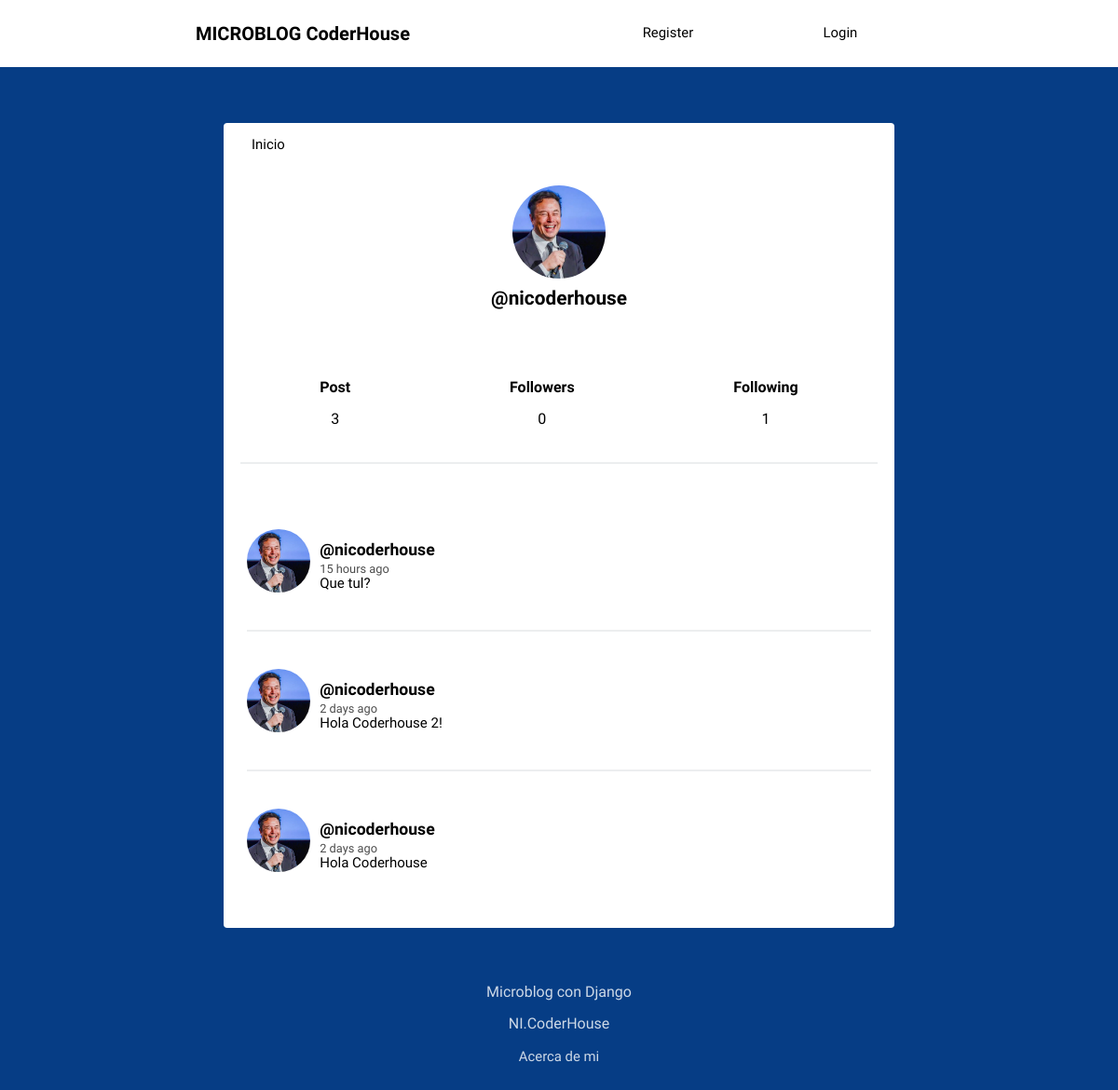
/profile/nicoderhouse/, run on the app's committed database.
### social/models.py (models this page shows, shortened)
class Profile(models.Model):
	user = models.OneToOneField(User, on_delete=models.CASCADE)
	image = models.ImageField(default='default.png')
	def following(self):
		user_ids = Relationship.objects.filter(from_user=self.user)\
								.values_list('to_user_id', flat=True)
		return User.objects.filter(id__in=user_ids)
	def followers(self):
		user_ids = Relationship.objects.filter(to_user=self.user)\
								.values_list('from_user_id', flat=True)
		return User.objects.filter(id__in=user_ids)

class Post(models.Model):
	user = models.ForeignKey(User, on_delete=models.CASCADE, related_name='posts')
	timestamp = models.DateTimeField(default=timezone.now)
	content = models.TextField()
	class Meta:
		ordering = ['-timestamp']

### social/views.py (the view)
# urls.py: path('profile/', views.profile, name='profile'),
def profile(request, username=None):
	current_user = request.user
	if username and username != current_user.username:
		user = User.objects.get(username=username)
		posts = user.posts.all()
	else:
		posts = current_user.posts.all()
		user = current_user
	return render(request, 'social/profile.html', {'user':user, 'posts':posts})

### social/templates/social/profile.html (shortened to what this page needs)
{% extends 'social/feed.html' %}
{% block content %}
<div class="profile">
	<img src="{{ user.profile.image.url }}">
	<h2>@{{ user.username }}</h2>
</div>
<div class="follow">
	<div>
		<h5>Post</h5>
		<p>{{ user.posts.count }}</p>
	</div>
	<div>
		<h5>Followers</h5>
		<p>{{ user.profile.followers.count }}</p>
	</div>
	<div>
		<h5>Following</h5>
		<p>{{ user.profile.following.count }}</p>
	</div>
</div>
{{ block.super }}
{% endblock %}

### social/templates/social/feed.html (shortened to what this page needs)
{% extends 'social/layout.html' %}
{% load humanize %}
{% block content %}
{% for post in posts %}
<article>
    <div class="container-article">
        <img src="{{ post.user.profile.image.url }}">
        <div>
            <h2 class="username"><a href="{% url 'profile' post.user.username %}">@{{ post.user.username }}</a></h2>
            <time data-time="#">{{ post.timestamp|naturaltime }}</time>
            <div class="post">{{ post.content }}</div>
        </div>
    </div>
</article>
{% endfor %}
{% endblock %}

### social/static/style.css (style rules this page uses)
body { background: #063d85; font-size: 62.5%; font-family: 'Varela Round', Helvetica, Arial, serif; }
h5 { font-size: 1rem; margin-bottom: 0; }
p { font-size: 1rem; }
img { object-fit: cover; }
a { font-size: .93rem; text-decoration: none; color: black; }
article { width: 93%; margin: auto; padding: 40px 0; border-bottom: 2px solid #ECEEEF; }
.username { margin-bottom: .2rem; }
.username a { font-size: 1.1rem; }
.container-article { display: flex; }
.container-article img { height: 68px; width: 68px; margin-right: 10px; border-radius: 50%; }
article:last-child { border-bottom: 0; }
time { font-size: .8rem; opacity: .7; }
.post { font-size: .94rem; }
.profile { display: flex; align-items: center; flex-direction: column; }
.profile img { height: 100px; width: 100px; margin-right: 10px; border-radius: 50%; margin: 20px; }
.profile h2 { margin-top: -10px; font-size: 1.3rem; }
.follow { display: flex; width: 95%; justify-content: space-around; margin: 30px auto; text-align: center; border-bottom: 2px solid #ECEEEF; padding-bottom: 20px; }

### data on the page
Post: user.profile.image (picture), user.username "nicoderhouse", timestamp "15 hours ago", content "Que tul?"
Post: user.profile.image (picture), user.username "nicoderhouse", timestamp "2 days ago", content "Hola Coderhouse 2!"
Post: user.profile.image (picture), user.username "nicoderhouse", timestamp "2 days ago", content "Hola Coderhouse"

### other printed values
{{ user.username }} "nicoderhouse"
{{ user.posts.count }} "3"
{{ user.profile.followers.count }} "0"
{{ user.profile.following.count }} "1"
